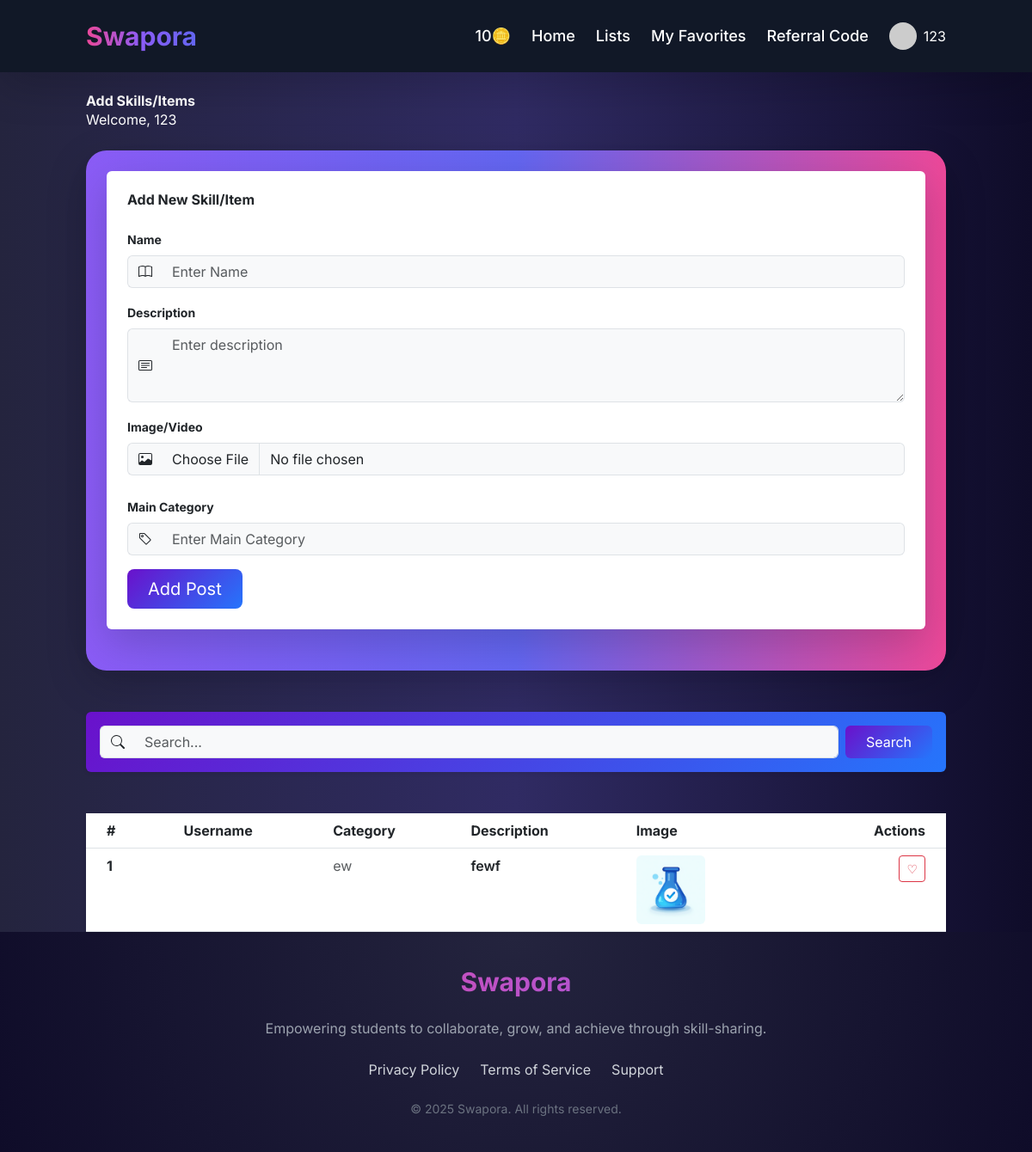
The app's page /recipes/ (signed in), older data.
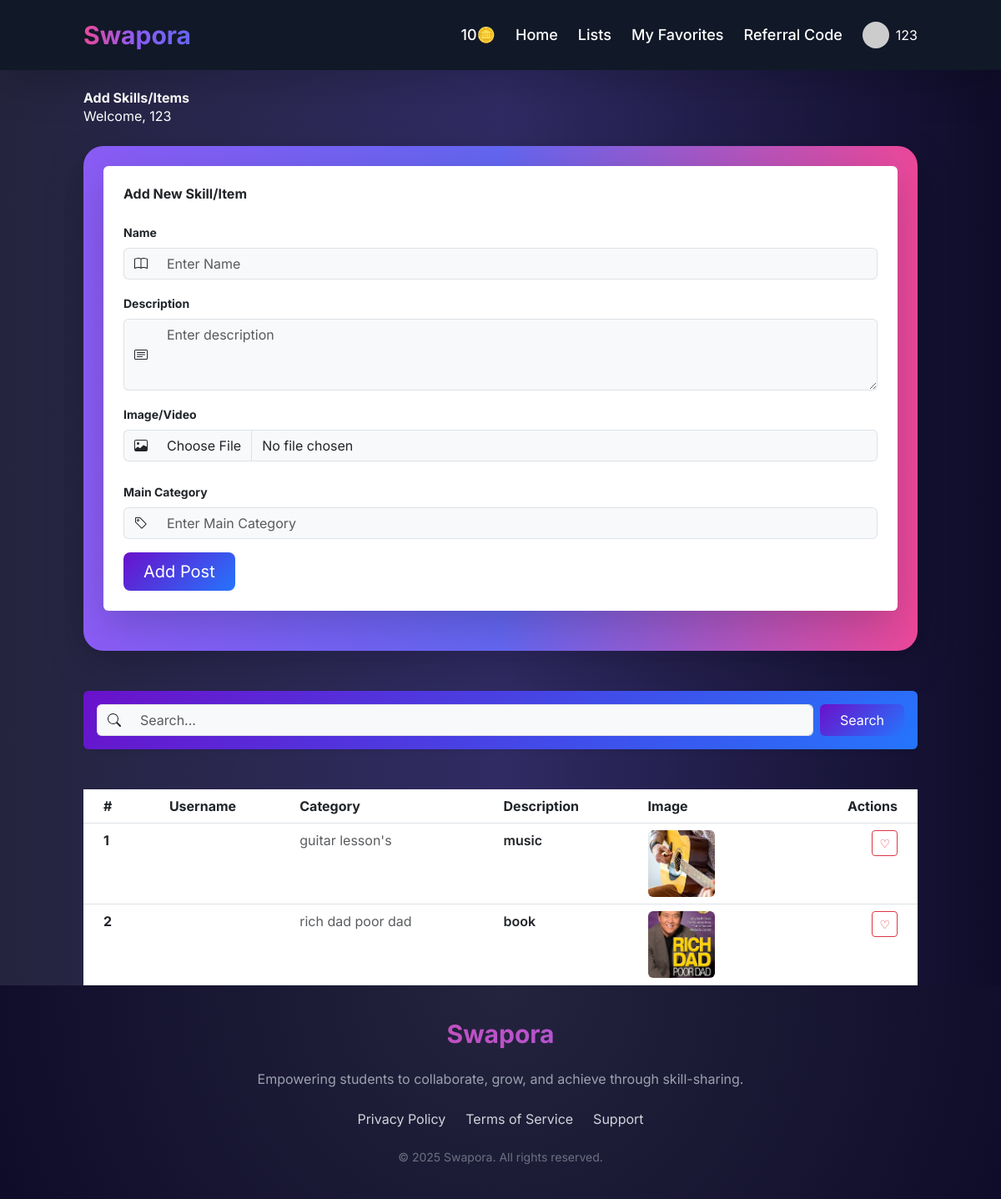
The same page, newer data.
### veggie/models.py (models this page shows)
class Recipe(models.Model):
    user = models.ForeignKey(User, on_delete=models.SET_NULL, null=True, blank=True)
    recipe_name = models.CharField(max_length=100)
    recipe_des = models.TextField()
    recipe_image = models.ImageField(upload_to="recipes/")
    recipe_main = models.CharField(max_length=100, null=False, default='')
    created_at = models.DateTimeField(auto_now_add=True)

### veggie/views.py (the view, shortened to what this page needs)
# urls.py: path('recipes/' , recipes , name = "recipes"),
@login_required(login_url = '/login/')
def recipes(request):
    queryset = Recipe.objects.all()
    if request.GET.get('search'):
        queryset = queryset.filter(recipe_name__icontains = request.GET.get('search'))
    context = {'recipes': queryset}
    return render(request , "recipes.html", context)

### veggie/templates/recipes.html (shortened to what this page needs)
{% extends "base.html" %}
{% block start %}
<div class="container mt-4">
    <div class="welcome-banner mb-4">
        <h4 class="fw-bold">Add Skills/Items</h4>
        <p class="text-white mb-0">Welcome, {{request.user}}</p>
    </div>
    <div class="relative bg-gradient-to-r from-purple-500 via-indigo-500 to-pink-500 p-4 rounded-3xl shadow-lg">
        <div class="col-12 mx-auto card bg-white shadow-lg border-0 mb-4">
            <div class="card-body p-4">
                <form method="post" enctype="multipart/form-data">
                    <h4 class="card-title mb-4 fw-bold">Add New Skill/Item</h4>
                    <div class="mb-3">
                        <label class="form-label small fw-bold">Name</label>
                        <div class="input-group">
                            <span class="input-group-text bg-light border-end-0">
                            </span>
                            <input type="text" required name="recipe_name" class="form-control bg-light border-start-0" placeholder="Enter Name">
                        </div>
                    </div>
                    <div class="mb-3">
                        <label class="form-label small fw-bold">Description</label>
                        <div class="input-group">
                            <span class="input-group-text bg-light border-end-0">
                            </span>
                            <textarea name="recipe_des" class="form-control bg-light border-start-0" rows="3" required placeholder="Enter description"></textarea>
                        </div>
                    </div>
                    <div class="mb-4">
                        <label class="form-label small fw-bold">Image/Video</label>
                        <div class="input-group">
                            <span class="input-group-text bg-light border-end-0">
                            </span>
                            <input name="recipe_image" type="file" class="form-control bg-light border-start-0" accept="image/*">
                        </div>
                    </div>
                    <div class="mb-3">
                        <label class="form-label small fw-bold">Main Category</label>
                        <div class="input-group">
                            <span class="input-group-text bg-light border-end-0">
                            </span>
                            <input type="text" required name="recipe_main" class="form-control bg-light border-start-0" placeholder="Enter Main Category">
                        </div>
                    </div>
                    <button type="submit" class="btn btn-primary btn-lg px-4">
                        Add Post
                    </button>
                </form>
            </div>
        </div>
    </div>
<br><br>
<div class="card shadow-sm border-0 mb-4" style="background: linear-gradient(135deg, #6a11cb 0%, #2575fc 100%);">
    <div class="card-body">
        <form class="d-flex gap-2">
            <div class="input-group">
                <span class="input-group-text bg-light border-end-0">
                </span>
                <input type="search" name="search" class="form-control bg-light border-start-0" placeholder="Search..." value="{{ request.GET.search }}">
            </div>
            <button type="submit" class="btn btn-primary px-4">Search</button>
        </form>
    </div>
</div>
<br>
<div class="card shadow-sm border-0" style="background: linear-gradient(135deg, #6a11cb 0%, #2575fc 100%);">
    <div class="card-body p-0">
        <table class="table table-hover mb-0">
            <thead class="bg-light">
                <tr>
                    <th scope="col" class="px-4">#</th>
                    <th scope="col">Username</th>
                    <th scope="col">Category</th>
                    <th scope="col">Description</th>
                    <th scope="col">Image</th>
                    <th scope="col" class="text-end px-4">Actions</th>
                </tr>
            </thead>
            <tbody>
                {% for recipe in recipes %}
                <tr>
                    <th scope="row" class="px-4">{{forloop.counter}}</th>
                    <td class="fw-semibold">{{recipe.recipe_user}}</td>
                    <td class="text-muted">{{recipe.recipe_des|truncatechars:100}}</td>
                    <td class="fw-semibold">{{recipe.recipe_main}}</td>
                    <td>
                        {% if recipe.recipe_image %}
                            <img src="/media/{{recipe.recipe_image}}" class="rounded" style="height: 80px; width: 80px; object-fit: cover;">
                        {% else %}
                            <span class="badge bg-light text-dark">No image</span>
                        {% endif %}
                    </td>
                    <td class="text-end px-4">
                        <a onclick="toggleLabel()" class="btn btn-outline-danger btn-sm favs" data-recipe-id="{{recipe.id}}">♡</a>
                    </td>
                </tr>
                {% endfor %}
            </tbody>
        </table>
    </div>
</div>
{% endblock %}

### veggie/templates/base.html (shortened to what this page needs)
<!DOCTYPE html>
<html lang="en">
<head>
    <link href="https://cdn.jsdelivr.net/npm/bootstrap@5.3.0/dist/css/bootstrap.min.css" rel="stylesheet">
    <link href="https://cdn.jsdelivr.net/npm/tailwindcss@2.2.19/dist/tailwind.min.css" rel="stylesheet">
    <link rel="stylesheet" href="https://cdn.jsdelivr.net/npm/bootstrap-icons@1.11.2/font/bootstrap-icons.css">
</head>
<body>
<nav class="bg-gray-900 py-4 px-8 shadow-lg sticky top-0 z-50">
    <div class="container mx-auto flex justify-between items-center">
        <a href="/" class="text-3xl font-bold bg-gradient-to-r from-pink-500 via-purple-500 to-indigo-500 text-transparent bg-clip-text">
        </a>
        <div class="flex items-center space-x-6">
            <ul class="flex space-x-6 text-white text-lg">
                {% if request.user.is_authenticated %}
                <li><a class="hover:text-purple-500 nav-link position-relative" href="/buy-token/" >10🪙</a></li>
                {% endif %}
                <li><a class="hover:text-pink-500 nav-link position-relative" href="/">Home</a></li>
                <li><a class="hover:text-purple-500 nav-link position-relative" href="/recipes/">Lists</a></li>
                {% if request.user.is_authenticated %}
                <li><a class="hover:text-indigo-500 nav-link position-relative" href="/favorites/">My Favorites</a></li>
                <li><a class="hover:text-indigo-500 nav-link position-relative" onclick="showRandomNumber()">Referral Code</a></li>
                {% endif %}
            </ul>
            <ul class="flex space-x-4">
                {% if request.user.is_authenticated %}
                <li class="relative">
                    <div class="dropdown">
                        <a href="#" class="flex items-center text-white space-x-2 hover:text-purple-500" role="button" data-bs-toggle="dropdown">
                            <img src="https://ui-avatars.com/api/?name={{ request.user.username }}&background=6a11cb&color=fff" alt="{{ request.user.username }}" class="rounded-full w-8 h-8">
                            <span>{{ request.user.username }}</span>
                        </a>
                    </div>
                </li>
                {% else %}
                <li><a href="/login/" class="text-white hover:text-pink-500">Login</a></li>
                <li><a href="/register/" class="px-4 py-2 bg-gradient-to-r from-pink-500 to-purple-600 text-white rounded-full hover:scale-105 transform transition">Sign Up</a></li>
                {% endif %}
            </ul>
        </div>
    </div>
</nav>
    <main>
        {% block start %}{% endblock %}
    </main>
    <footer class="footer-bg py-10">
        <div class="container mx-auto text-center space-y-6">
            <h2 class="text-3xl font-bold text-transparent bg-clip-text bg-gradient-to-r from-pink-500 to-purple-500">Swapora</h2>
            <p class="text-gray-400">Empowering students to collaborate, grow, and achieve through skill-sharing.</p>
            <ul class="flex justify-center space-x-6 text-gray-300">
                <li><a href="#" class="hover:text-pink-500">Privacy Policy</a></li>
                <li><a href="#" class="hover:text-purple-500">Terms of Service</a></li>
                <li><a href="#" class="hover:text-indigo-500">Support</a></li>
            </ul>
            <p class="text-gray-500 text-sm">&copy; 2025 Swapora. All rights reserved.</p>
        </div>
    </footer>
</body>
</html>

### veggie/templates/base.html (style rules this page uses)
body { font-family: 'Inter', sans-serif; background: linear-gradient(to right, #24243e, #302b63, #0f0c29); color: white; }
.footer-bg { background: radial-gradient(circle at top, #24243e, #0f0c29); }
body { min-height: 100vh; display: flex; flex-direction: column; }
.nav-link { font-weight: 500; }
footer { margin-top: auto; background-color: #f8f9fa; }
.btn-primary { background: linear-gradient(135deg, #6a11cb 0%, #2575fc 100%); border: none; transition: transform 0.3s ease; }

Row changes from the older to the newer data that the page shows:
removed Recipe: recipe_des "ew", recipe_main "fewf", recipe_image (picture)
added Recipe: recipe_des "guitar lesson's", recipe_main "music", recipe_image (picture)
added Recipe: recipe_des "rich dad poor dad", recipe_main "book", recipe_image (picture)
